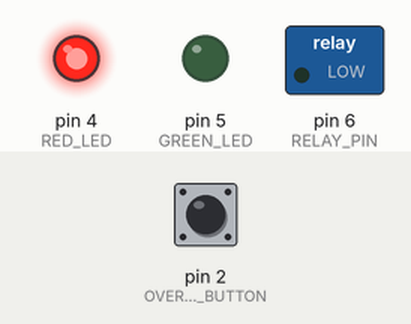
A sketch run on a simulated Arduino Uno, built with avr-gcc and run on an emulated ATmega328P. Parts: switched loads named in the sketch (green lamp = pin HIGH), output pins drawn as LEDs (lit = HIGH). The inputs (shaded band) are chosen by the test bench; at power-on: pin 2 (OVERRIDE_BUTTON) LOW.

Above: at 1.2 s.
1.3 s: pin 2 (OVERRIDE_BUTTON) pulled HIGH for 0.15 s
At 2.5 s:
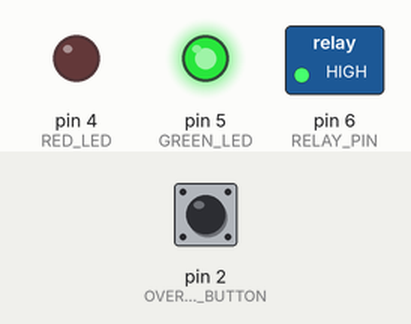
2.9 s: pin 2 (OVERRIDE_BUTTON) pulled HIGH for 1 s
At 4.0 s:
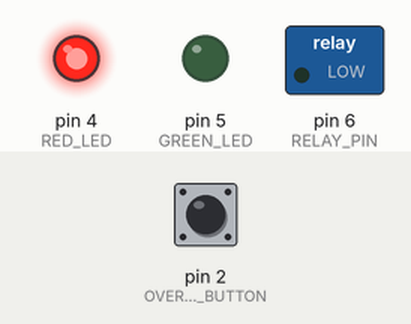
5.4 s: pin 2 (OVERRIDE_BUTTON) pulled HIGH for 3.2 s
At 5.9 s:
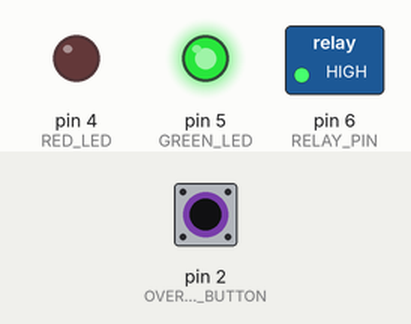
Timing chart, 0 to 8.4 s (numbered marks = the images above; inputs shaded):
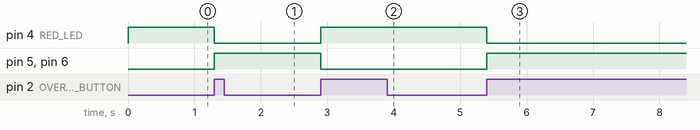

Measured:
- after the input at 1.3 s, pin 4 (RED_LED): HIGH → LOW at once; pin 5 (GREEN_LED), pin 6 (RELAY_PIN): LOW → HIGH at once
- after the input at 2.9 s, pin 4 (RED_LED): LOW → HIGH at once; pin 5 (GREEN_LED), pin 6 (RELAY_PIN): HIGH → LOW at once
- after the input at 5.4 s, pin 4 (RED_LED): HIGH → LOW at once; pin 5 (GREEN_LED), pin 6 (RELAY_PIN): LOW → HIGH at once

The sketch:

tv_speaker_power.ino
```cpp
// bandrewss
// 2019.08.25

//#define VERBOSE

#include <IRremote.h>
#include <IRremoteInt.h>

#define OVERRIDE_BUTTON (2)
#define RED_LED (4)
#define GREEN_LED (5)
#define RELAY_PIN (6)
#define RECV_PIN (7)

#define RED (0)
#define GREEN (1)

#define DEBOUNCE_TIME (200)
#define POWER_CODE (0x61A0F00F)
// other power code?: 0x438E0879

static IRrecv recv(RECV_PIN);
static decode_results results;

static int relay_state = false;
static int rg_state = RED;

static volatile long time_override = 0;

void override_button()
{
    if( (millis() - time_override) < DEBOUNCE_TIME )
        return;

    time_override = millis();

#ifdef VERBOSE
    Serial.println("Button Pressed, Overriding");
#endif

    toggle();

#ifdef VERBOSE
    Serial.print("\n");
#endif
}


void rg_toggle()
{
    if(rg_state == RED)
    {
        digitalWrite(RED_LED, LOW);
        digitalWrite(GREEN_LED, HIGH);
        rg_state = GREEN;
#ifdef VERBOSE
        Serial.print("Light is now Green\n");
#endif
    }
    else
    {
        digitalWrite(RED_LED, HIGH);
        digitalWrite(GREEN_LED, LOW);
        rg_state = RED;
#ifdef VERBOSE
        Serial.print("Light is now RED\n");
#endif
    }
}


void toggle()
{
    rg_toggle();

    relay_state = !relay_state;
    digitalWrite(RELAY_PIN, relay_state);
#ifdef VERBOSE
        Serial.print("Relay is now ");
        Serial.print(relay_state ? "On\n" : "Off\n");
#endif
}


void setup()
{
    Serial.begin(115200);
#ifdef VERBOSE
    Serial.print("Starting\n");
    Serial.print("Light is Red\n");
    Serial.print("Relay is Off\n\n");
#endif

    pinMode(RED_LED, OUTPUT);
    digitalWrite(RED_LED, HIGH);

    pinMode(GREEN_LED, OUTPUT);
    digitalWrite(GREEN_LED, LOW);

    pinMode(RELAY_PIN, OUTPUT);
    digitalWrite(RELAY_PIN, relay_state);

    pinMode(OVERRIDE_BUTTON, INPUT);
    attachInterrupt(digitalPinToInterrupt(OVERRIDE_BUTTON), override_button, RISING);

    recv.enableIRIn();
}


void loop()
{
    if(recv.decode(&results))
    {
#ifdef VERBOSE
        Serial.print("Found IR code:");
        Serial.println(results.value, HEX);
#endif

        if(results.value == POWER_CODE)
            toggle();

#ifdef VERBOSE
        Serial.print("\n");
#endif

        recv.resume();
    }
}
```
